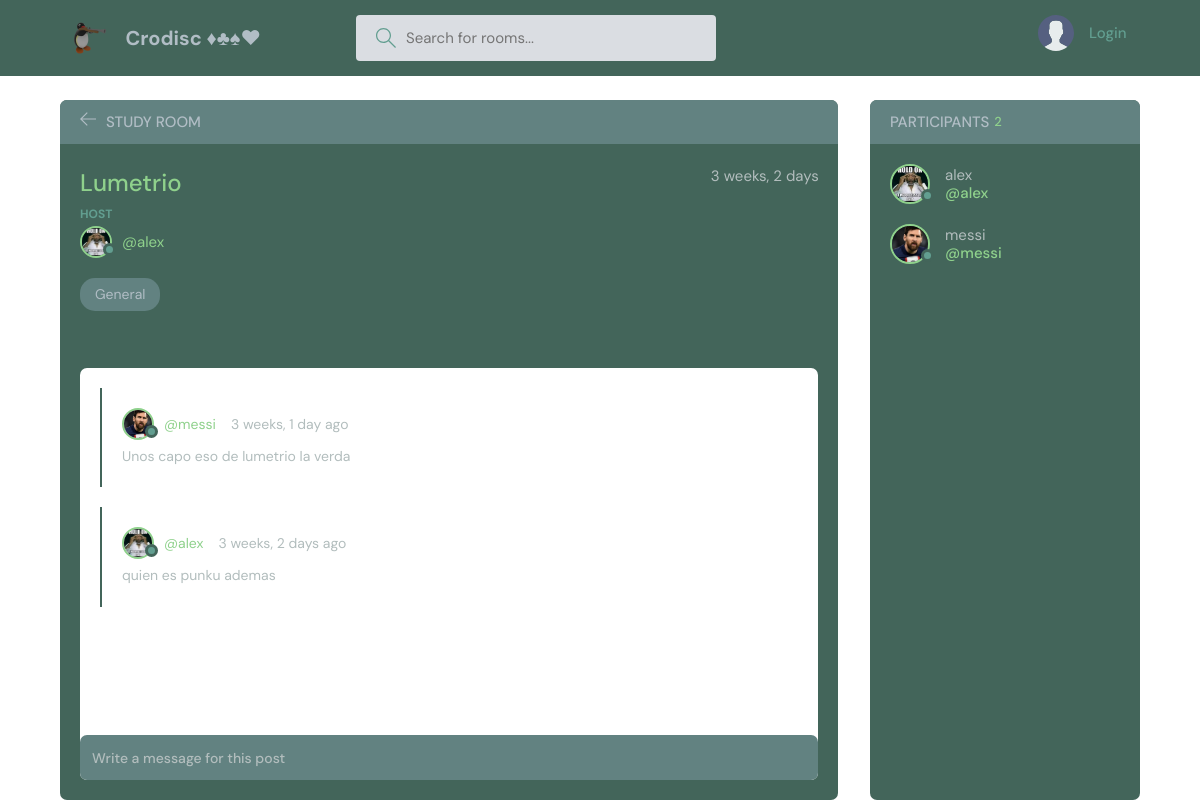
The page /room/1/ on the database its author committed.
### base/models.py (models this page shows, shortened)
class Room(models.Model):
    host = models.ForeignKey(User, on_delete=models.SET_NULL, null=True)
    topic = models.ForeignKey(Topic, on_delete=models.SET_NULL, null=True)
    name = models.CharField(max_length=50)
    description = models.TextField(null=True, blank=True)
    participants = models.ManyToManyField(User, related_name='participants', blank=True)
    updated = models.DateTimeField(auto_now=True)
    created = models.DateTimeField(auto_now_add=True)
    class Meta:
        ordering = ['-updated', '-created']

class User(AbstractUser):
    name = models.CharField(max_length=200, null=True)
    email = models.EmailField(unique=True, null=True)
    bio = models.TextField(null=True)
    avatar = models.ImageField(null=True, default="avatar.svg")
    USERNAME_FIELD = 'email'
    REQUIRED_FIELDS = []

class Topic(models.Model):
    name = models.CharField(max_length=200)

class Message(models.Model):
    user = models.ForeignKey(User, on_delete=models.CASCADE)
    room = models.ForeignKey(Room, on_delete=models.CASCADE)
    body = models.TextField()
    updated = models.DateTimeField(auto_now=True)
    created = models.DateTimeField(auto_now_add=True)
    class Meta:
        ordering = ['-updated', '-created']

### base/views.py (the view, shortened to what this page needs)
# urls.py: path('room/<str:pk>/', views.room, name='room'),
def room(request, pk):
    room = Room.objects.get(id=pk)
    room_messages = room.message_set.all().order_by('-created')
    participants = room.participants.all()
    context = {'room': room, 'room_messages': room_messages,'participants': participants}
    return render (request, 'base/room.html', context)

### base/templates/base/room.html (shortened to what this page needs)
{% extends 'main.html' %}
{% block content %}
    <main class="profile-page layout layout--2">
      <div class="container">
        <div class="room">
          <div class="room__top">
            <div class="room__topLeft">
              <a href="{% url 'home' %}">
                <svg version="1.1" xmlns="http://www.w3.org/2000/svg" width="32" height="32" viewBox="0 0 32 32">
                  <title>arrow-left</title>
                  <path
                    d="M13.723 2.286l-13.723 13.714 13.719 13.714 1.616-1.611-10.96-10.96h27.625v-2.286h-27.625l10.965-10.965-1.616-1.607z"
                  ></path>
                </svg>
              </a>
              <h3>Study Room</h3>
            </div>
          </div>
          <div class="room__box scroll">
            <div class="room__header scroll">
              <div class="room__info">
                <h3>{{room.name}}</h3>
                <span>{{room.created|timesince}}</span>
              </div>
              <div class="room__hosted">
                <p>Host</p>
                <a href="{% url 'user-profile' room.host.id %}" class="room__author">
                  <div class="avatar avatar--small">
                    <img src="{{room.host.avatar.url}}" />
                  </div>
                  <span>@{{room.host.username}}</span>
                </a>
              </div>
              <span class="room__topics">{{room.topic.name}}</span>
            </div>
            <div class="room__conversation">
              <div class="threads scroll">
                {% for message in room_messages %}
                <div class="thread">
                  <div class="thread__top">
                    <div class="thread__author">
                      <a href="{% url 'user-profile' message.user.id %}" class="thread__authorInfo">
                        <div class="avatar avatar--small">
                          <img src="{{message.user.avatar.url}}" />
                        </div>
                        <span>@{{message.user.username}}</span>
                      </a>
                      <span class="thread__date">{{message.created|timesince}} ago</span>
                    </div>
                  </div>
                  <div class="thread__details">
                    {{message.body}}
                  </div>
                </div>
                {% endfor %}
              </div>
            </div>
          </div>
          <div class="room__message">
            <form action="" method='POST'>
            <input name="body" placeholder="Write a message for this post" />
            </form>
          </div>
        </div>
        <div class="participants">
          <h3 class="participants__top">Participants <span>{{participants.count}}</span></h3>
          <div class="participants__list scroll">
            {% for user in participants  %}
            <a href="{% url 'user-profile' user.id %}" class="participant">
              <div class="avatar avatar--medium">
                <img src="{{user.avatar.url}}" />
              </div>
              <p>
                {{user.username}}
                <span>@{{user.username}}</span>
              </p>
            </a>
            {% endfor %}
          </div>
        </div>
      </div>
    </main>
{% endblock content %}

### templates/main.html (shortened to what this page needs)
<!DOCTYPE html>
{% load static %}
<html lang="en">
  <head>
    <link rel="stylesheet" href="{% static 'styles/main.css' %}" />
  </head>
  <body>
    {% include 'navbar.html' %}
    {% block content %}
    {% endblock %}
  </body>
</html>

### templates/navbar.html (shortened to what this page needs)
{% load static %}
<header class="header header--loggedIn">
    <div class="container">
      <a href="{% url 'home' %}" class="header__logo">
        <img src="{% static 'images/favicon2.ico' %}" />
        <h1>Crodisc ♦♣♠♥</h1>
      </a>
      <form class="header__search" method='GET' action="{% url 'home' %}"">
        <label>
          <input name="q" placeholder="Search for rooms..." />
        </label>
      </form>
      <nav class="header__menu">
        {% if request.user.is_authenticated %}
        <div class="header__user">
          <a href="{% url 'update-user' %}">
            <div class="avatar avatar--medium active">
              <img src="{{request.user.avatar.url}}" />
            </div>
            <p>{{request.user.username}}<span>@{{request.user.username}}</span></p>
          </a>
          <button class="dropdown-button">
            <svg version="1.1" xmlns="http://www.w3.org/2000/svg" width="32" height="32" viewBox="0 0 32 32">
              <title>chevron-down</title>
              <path d="M16 21l-13-13h-3l16 16 16-16h-3l-13 13z"></path>
            </svg>
          </button>
        </div>
        {% else %}
        <a href="{% url 'login' %}">
          <img src="{% static 'images/avatar.svg' %}" />
          <p>Login</p>
        </a>
        {% endif %}
      </nav>
    </div>
  </header>

### rows shown on the page
Room: name "Lumetrio", created "3 weeks, 2 days", host.avatar (picture), host.username "alex", topic.name "General"
Message: user.avatar (picture), user.username "messi", created "3 weeks, 1 day", body "Unos capo eso de lumetrio la verda"
Message: user.avatar (picture), user.username "alex", created "3 weeks, 2 days", body "quien es punku ademas"
User: avatar (picture), username "alex"
User: avatar (picture), username "messi"

### other values the page prints
{{ participants.count }} "2"
